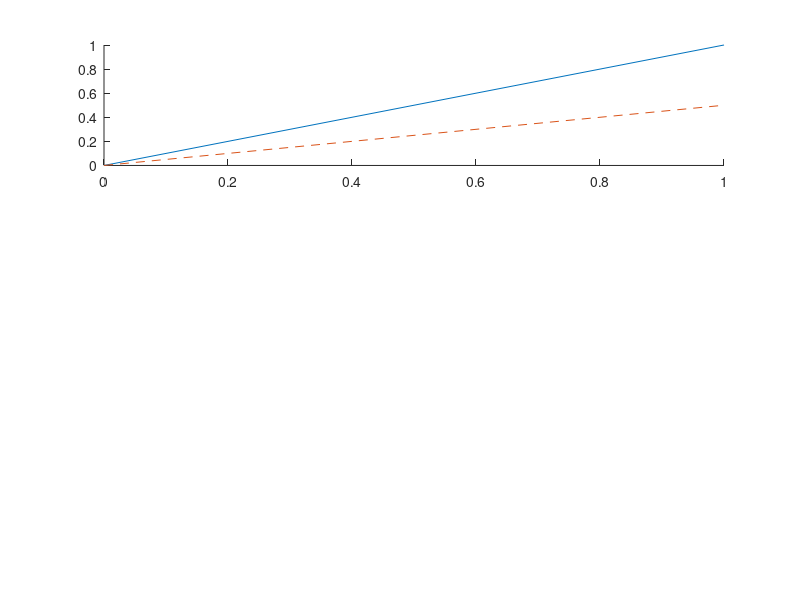

MATLAB code for this plot: (Note: this script raises an error after producing the figure.)
clear all;
x = 0;
v = 0;
t = 0; % time
F = 1; % force 
m = 1;
dt = 1; % delta t
nt = 1000; % simulaion steps

for i = 2:nt % we have the first point so start from the second 

    % remember F = ma
    % from the PA video
    t(i) = t(i-1) + dt; 
    v(:,i) = v(:,i-1) + F/m*dt;
    x(:,i) = x(:,i-1) + v(:,i-1)*dt + F/m*dt^2/2;

    scat = rand(1,1); % we want a single random value

    if scat < 0.05 
        v(i) = scat*v(i);
    end

    avg(:,i) = mean(v);

    subplot(3,1,1); hold on;
    plot(t,v);
    plot(t,avg,"--");
    title("Drift Velocity Average", num2str(avg(i)))
    xlabel("Time");
    ylabel("Velocity");
    hold off;
    
    subplot(3,1,2); hold on;
    plot(x,v);
    plot(x,avg,"--");
    xlabel("Position");
    ylabel("Velocity");
    hold off;
    
    subplot(3,1,3); hold on;
    plot(t,x);
    plot(t,avg,"--");
    xlabel("Time");
    ylabel("Position");
    hold off;

    pause(0.01)
end 